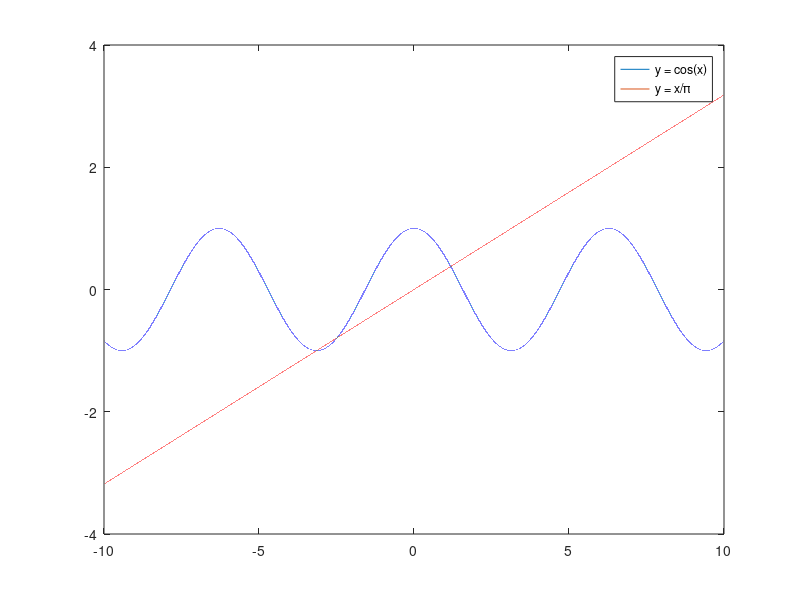

The MATLAB script that drew this image:
close all
clc;
n = 2;

f = @(x) cos(x) - x./pi;
f1 = @(x) cos(x);
f2 = @(x) x./pi;
%g = @(x) 0;

x = -10:0.0001:10;
plot(x, f1(x), x, f2(x));
%plot(x, f(x), x, g(x));
hold on
[x1, y1] = ginput(n);
disp(x1);
for i=1:size(x1, 1)
    str = strcat ('-------------- решение № ', num2str(i));
    disp(str)
    answ = fzero (f, x1(i));
    plot(answ, f1(answ), 'b*')
    str = strcat('Корень x = ', num2str(answ));
    str = strcat(str, ", y = ");
    str = strcat(str, num2str(f1(answ)));
    disp(str)
    str = strcat ('Невязка = ', abs(num2str(f2(answ) - f1(answ))));
    disp(str)
end

legend('y = cos(x)', 'y = x/\pi', 'Корни')
hold off;
clear;
